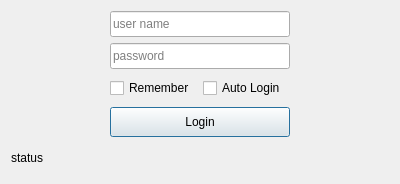
<?xml version="1.0" encoding="UTF-8"?>
<ui version="4.0">
 <class>LoginDialog</class>
 <widget class="QDialog" name="LoginDialog">
  <property name="geometry">
   <rect>
    <x>0</x>
    <y>0</y>
    <width>400</width>
    <height>184</height>
   </rect>
  </property>
  <property name="windowTitle">
   <string>Welcome</string>
  </property>
  <layout class="QVBoxLayout" name="verticalLayout_2">
   <item>
    <layout class="QHBoxLayout" name="horizontalLayout_2">
     <item>
      <spacer name="horizontalSpacer">
       <property name="orientation">
        <enum>Qt::Horizontal</enum>
       </property>
       <property name="sizeHint" stdset="0">
        <size>
         <width>78</width>
         <height>20</height>
        </size>
       </property>
      </spacer>
     </item>
     <item>
      <layout class="QVBoxLayout" name="verticalLayout">
       <item>
        <widget class="QLineEdit" name="editUser">
         <property name="minimumSize">
          <size>
           <width>0</width>
           <height>26</height>
          </size>
         </property>
         <property name="placeholderText">
          <string>user name</string>
         </property>
        </widget>
       </item>
       <item>
        <widget class="QLineEdit" name="editPwd">
         <property name="minimumSize">
          <size>
           <width>0</width>
           <height>26</height>
          </size>
         </property>
         <property name="echoMode">
          <enum>QLineEdit::Password</enum>
         </property>
         <property name="placeholderText">
          <string>password</string>
         </property>
        </widget>
       </item>
       <item>
        <layout class="QHBoxLayout" name="horizontalLayout">
         <item>
          <widget class="QCheckBox" name="chkRemember">
           <property name="minimumSize">
            <size>
             <width>0</width>
             <height>26</height>
            </size>
           </property>
           <property name="text">
            <string>Remember</string>
           </property>
          </widget>
         </item>
         <item>
          <widget class="QCheckBox" name="chkAuto">
           <property name="minimumSize">
            <size>
             <width>0</width>
             <height>26</height>
            </size>
           </property>
           <property name="text">
            <string>Auto Login</string>
           </property>
          </widget>
         </item>
        </layout>
       </item>
       <item>
        <widget class="QPushButton" name="btnLogin">
         <property name="minimumSize">
          <size>
           <width>180</width>
           <height>30</height>
          </size>
         </property>
         <property name="text">
          <string>Login</string>
         </property>
        </widget>
       </item>
      </layout>
     </item>
     <item>
      <spacer name="horizontalSpacer_2">
       <property name="orientation">
        <enum>Qt::Horizontal</enum>
       </property>
       <property name="sizeHint" stdset="0">
        <size>
         <width>98</width>
         <height>20</height>
        </size>
       </property>
      </spacer>
     </item>
    </layout>
   </item>
   <item>
    <widget class="QLabel" name="labStatus">
     <property name="minimumSize">
      <size>
       <width>0</width>
       <height>20</height>
      </size>
     </property>
     <property name="text">
      <string>status</string>
     </property>
    </widget>
   </item>
  </layout>
 </widget>
 <resources/>
 <connections/>
</ui>
